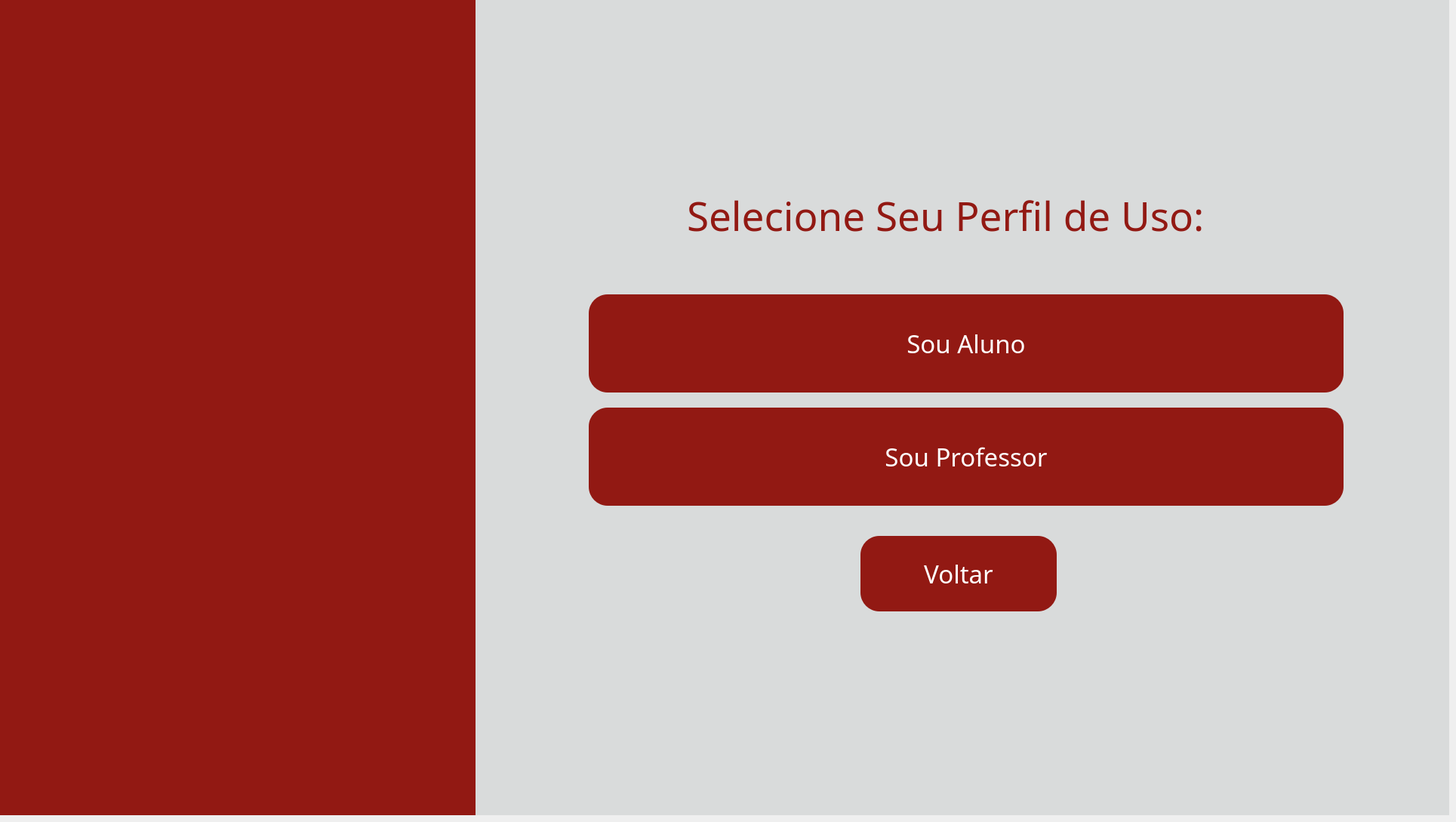
    <widget class="QWidget" name="pg_perfil">
     <widget class="QWidget" name="fundo_perfil" native="true">
      <property name="geometry">
       <rect>
        <x>0</x>
        <y>0</y>
        <width>1920</width>
        <height>1080</height>
       </rect>
      </property>
      <property name="styleSheet">
       <string notr="true">background-color: #d9dbdb</string>
      </property>
      <widget class="QWidget" name="widget_4" native="true">
       <property name="geometry">
        <rect>
         <x>0</x>
         <y>0</y>
         <width>630</width>
         <height>1080</height>
        </rect>
       </property>
       <property name="styleSheet">
        <string notr="true">background-color: #921913;</string>
       </property>
       <widget class="QLabel" name="img_fundo_perfil">
        <property name="geometry">
         <rect>
          <x>-60</x>
          <y>-60</y>
          <width>731</width>
          <height>1200</height>
         </rect>
        </property>
        <property name="text">
         <string/>
        </property>
        <property name="pixmap">
         <pixmap>../images/fundoetec.png</pixmap>
        </property>
        <property name="scaledContents">
         <bool>true</bool>
        </property>
       </widget>
      </widget>
      <widget class="QLabel" name="lbl_titulo_perfildeuso">
       <property name="geometry">
        <rect>
         <x>910</x>
         <y>190</y>
         <width>721</width>
         <height>190</height>
        </rect>
       </property>
       <property name="font">
        <font>
         <family>Arbutus Slab</family>
         <pointsize>40</pointsize>
        </font>
       </property>
       <property name="styleSheet">
        <string notr="true">color: #921913;</string>
       </property>
       <property name="text">
        <string>Selecione Seu Perfil de Uso:</string>
       </property>
      </widget>
      <widget class="QPushButton" name="btn_voltarinicio">
       <property name="geometry">
        <rect>
         <x>1140</x>
         <y>710</y>
         <width>260</width>
         <height>100</height>
        </rect>
       </property>
       <property name="font">
        <font>
         <family>Arbutus Slab</family>
         <pointsize>25</pointsize>
        </font>
       </property>
       <property name="styleSheet">
        <string notr="true">QPushButton{
    background-color: #921913;
    border: none;
    border-radius: 25px;
    color: white;
}

QPushButton:hover{
    background-color: #7a1410;
}

QPushButton:pressed{
    background-color: #5a0f0c;
}</string>
       </property>
       <property name="text">
        <string>Voltar</string>
       </property>
      </widget>
      <widget class="QPushButton" name="btn_souprof">
       <property name="geometry">
        <rect>
         <x>780</x>
         <y>540</y>
         <width>1000</width>
         <height>130</height>
        </rect>
       </property>
       <property name="font">
        <font>
         <family>Arbutus Slab</family>
         <pointsize>25</pointsize>
        </font>
       </property>
       <property name="styleSheet">
        <string notr="true">QPushButton{
    background-color: #921913;
    border: none;
    border-radius: 25px;
    color: white;
}

QPushButton:hover{
    background-color: #7a1410;
}

QPushButton:pressed{
    background-color: #5a0f0c;
}</string>
       </property>
       <property name="text">
        <string>Sou Professor</string>
       </property>
      </widget>
      <widget class="QPushButton" name="btn_soualuno">
       <property name="geometry">
        <rect>
         <x>780</x>
         <y>390</y>
         <width>1000</width>
         <height>130</height>
        </rect>
       </property>
       <property name="font">
        <font>
         <family>Arbutus Slab</family>
         <pointsize>25</pointsize>
        </font>
       </property>
       <property name="styleSheet">
        <string notr="true">QPushButton{
    background-color: #921913;
    border: none;
    border-radius: 25px;
    color: white;
}

QPushButton:hover{
    background-color: #7a1410;
}

QPushButton:pressed{
    background-color: #5a0f0c;
}</string>
       </property>
       <property name="text">
        <string>Sou Aluno</string>
       </property>
      </widget>
      <widget class="QLabel" name="lbl_logo_cps_perfil">
       <property name="geometry">
        <rect>
         <x>1550</x>
         <y>940</y>
         <width>111</width>
         <height>71</height>
        </rect>
       </property>
       <property name="text">
        <string/>
       </property>
       <property name="pixmap">
        <pixmap>../images/logocps.png</pixmap>
       </property>
       <property name="scaledContents">
        <bool>true</bool>
       </property>
      </widget>
      <widget class="QLabel" name="lbl_logo_etec_perfil">
       <property name="geometry">
        <rect>
         <x>1690</x>
         <y>950</y>
         <width>151</width>
         <height>91</height>
        </rect>
       </property>
       <property name="text">
        <string/>
       </property>
       <property name="pixmap">
        <pixmap>../images/logoetec.png</pixmap>
       </property>
       <property name="scaledContents">
        <bool>true</bool>
       </property>
      </widget>
     </widget>
    </widget>
